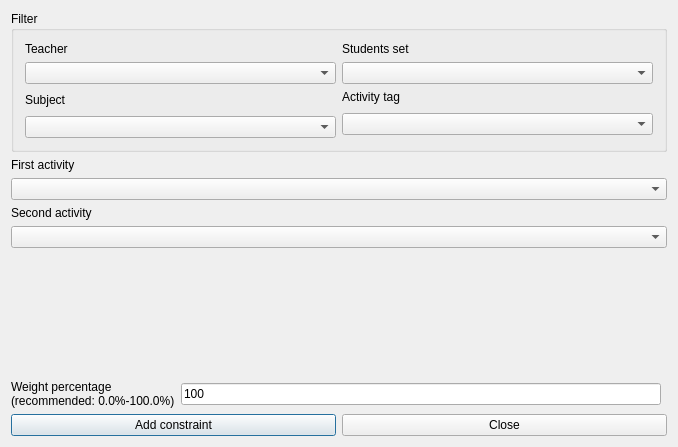
<?xml version="1.0" encoding="UTF-8"?>
<ui version="4.0">
 <class>AddConstraintTwoActivitiesGroupedForm_template</class>
 <widget class="QDialog" name="AddConstraintTwoActivitiesGroupedForm_template">
  <property name="geometry">
   <rect>
    <x>0</x>
    <y>0</y>
    <width>678</width>
    <height>447</height>
   </rect>
  </property>
  <property name="windowTitle">
   <string extracomment="This is the title of the dialog to add a new constraint of this type">Add two activities grouped</string>
  </property>
  <layout class="QGridLayout">
   <item row="5" column="0" colspan="2">
    <layout class="QHBoxLayout">
     <item>
      <widget class="QPushButton" name="addConstraintPushButton">
       <property name="text">
        <string>Add constraint</string>
       </property>
      </widget>
     </item>
     <item>
      <widget class="QPushButton" name="closePushButton">
       <property name="text">
        <string>Close</string>
       </property>
      </widget>
     </item>
    </layout>
   </item>
   <item row="4" column="0">
    <layout class="QHBoxLayout">
     <item>
      <widget class="QLabel" name="weightTextLabel">
       <property name="frameShape">
        <enum>QFrame::NoFrame</enum>
       </property>
       <property name="frameShadow">
        <enum>QFrame::Plain</enum>
       </property>
       <property name="text">
        <string>Weight percentage
(recommended: 0.0%-100.0%)</string>
       </property>
       <property name="wordWrap">
        <bool>false</bool>
       </property>
      </widget>
     </item>
     <item>
      <widget class="QLineEdit" name="weightLineEdit">
       <property name="text">
        <string>100</string>
       </property>
      </widget>
     </item>
    </layout>
   </item>
   <item row="3" column="0">
    <spacer name="spacer2">
     <property name="orientation">
      <enum>Qt::Vertical</enum>
     </property>
     <property name="sizeType">
      <enum>QSizePolicy::Expanding</enum>
     </property>
     <property name="sizeHint" stdset="0">
      <size>
       <width>21</width>
       <height>80</height>
      </size>
     </property>
    </spacer>
   </item>
   <item row="1" column="0" colspan="2">
    <layout class="QVBoxLayout">
     <item>
      <widget class="QLabel" name="activityTextLabel">
       <property name="frameShape">
        <enum>QFrame::NoFrame</enum>
       </property>
       <property name="frameShadow">
        <enum>QFrame::Plain</enum>
       </property>
       <property name="text">
        <string>First activity</string>
       </property>
       <property name="wordWrap">
        <bool>false</bool>
       </property>
      </widget>
     </item>
     <item>
      <widget class="QComboBox" name="firstActivitiesComboBox">
       <property name="maximumSize">
        <size>
         <width>32767</width>
         <height>32767</height>
        </size>
       </property>
       <property name="editable">
        <bool>false</bool>
       </property>
       <property name="insertPolicy">
        <enum>QComboBox::NoInsert</enum>
       </property>
       <property name="autoCompletion">
        <bool>false</bool>
       </property>
       <property name="duplicatesEnabled">
        <bool>false</bool>
       </property>
      </widget>
     </item>
    </layout>
   </item>
   <item row="2" column="0" colspan="2">
    <layout class="QVBoxLayout">
     <item>
      <widget class="QLabel" name="activityTextLabel_2">
       <property name="frameShape">
        <enum>QFrame::NoFrame</enum>
       </property>
       <property name="frameShadow">
        <enum>QFrame::Plain</enum>
       </property>
       <property name="text">
        <string>Second activity</string>
       </property>
       <property name="wordWrap">
        <bool>false</bool>
       </property>
      </widget>
     </item>
     <item>
      <widget class="QComboBox" name="secondActivitiesComboBox">
       <property name="maximumSize">
        <size>
         <width>32767</width>
         <height>32767</height>
        </size>
       </property>
       <property name="editable">
        <bool>false</bool>
       </property>
       <property name="insertPolicy">
        <enum>QComboBox::NoInsert</enum>
       </property>
       <property name="autoCompletion">
        <bool>false</bool>
       </property>
       <property name="duplicatesEnabled">
        <bool>false</bool>
       </property>
      </widget>
     </item>
    </layout>
   </item>
   <item row="0" column="0" colspan="2">
    <widget class="Q3GroupBox" name="periodGroupBox_2">
     <property name="title">
      <string>Filter</string>
     </property>
     <layout class="QGridLayout">
      <item row="1" column="1">
       <widget class="QComboBox" name="studentsComboBox"/>
      </item>
      <item row="0" column="1">
       <widget class="QLabel" name="studentsTextLabel">
        <property name="text">
         <string>Students set</string>
        </property>
        <property name="wordWrap">
         <bool>false</bool>
        </property>
       </widget>
      </item>
      <item row="1" column="0">
       <widget class="QComboBox" name="teachersComboBox"/>
      </item>
      <item row="0" column="0">
       <widget class="QLabel" name="teachersTextLabel">
        <property name="text">
         <string>Teacher</string>
        </property>
        <property name="wordWrap">
         <bool>false</bool>
        </property>
       </widget>
      </item>
      <item row="4" column="0">
       <widget class="QComboBox" name="subjectsComboBox"/>
      </item>
      <item row="2" column="0" rowspan="2">
       <widget class="QLabel" name="subjectsTextLabel">
        <property name="text">
         <string>Subject</string>
        </property>
        <property name="wordWrap">
         <bool>false</bool>
        </property>
       </widget>
      </item>
      <item row="2" column="1">
       <widget class="QLabel" name="activityTagsTextLabel">
        <property name="text">
         <string>Activity tag</string>
        </property>
        <property name="wordWrap">
         <bool>false</bool>
        </property>
       </widget>
      </item>
      <item row="3" column="1" rowspan="2">
       <widget class="QComboBox" name="activityTagsComboBox"/>
      </item>
     </layout>
    </widget>
   </item>
  </layout>
 </widget>
 <layoutdefault spacing="6" margin="11"/>
 <customwidgets>
  <customwidget>
   <class>Q3GroupBox</class>
   <extends>QGroupBox</extends>
   <header>Qt3Support/Q3GroupBox</header>
   <container>1</container>
  </customwidget>
 </customwidgets>
 <tabstops>
  <tabstop>teachersComboBox</tabstop>
  <tabstop>studentsComboBox</tabstop>
  <tabstop>subjectsComboBox</tabstop>
  <tabstop>activityTagsComboBox</tabstop>
  <tabstop>firstActivitiesComboBox</tabstop>
  <tabstop>secondActivitiesComboBox</tabstop>
  <tabstop>weightLineEdit</tabstop>
  <tabstop>addConstraintPushButton</tabstop>
  <tabstop>closePushButton</tabstop>
 </tabstops>
 <resources/>
 <connections/>
</ui>
